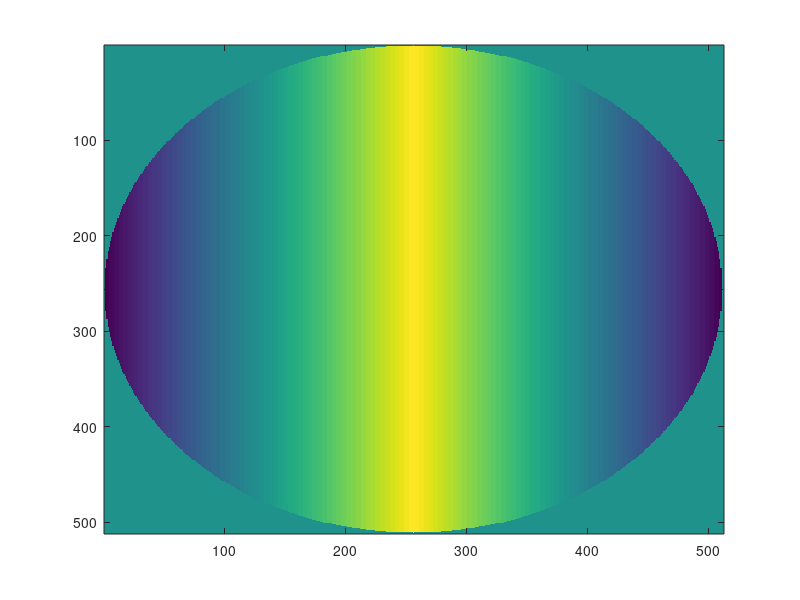

This figure's MATLAB source:
[X,Y] = meshgrid(-255:256,-255:256);
test = linspace(-1,1,256);
test = [test fliplr(test)];
for i=1:512
    testi(i,:) = test; 
end
testi(sqrt(X.^2+Y.^2)>255) = 0;
figure
imagesc(testi)

